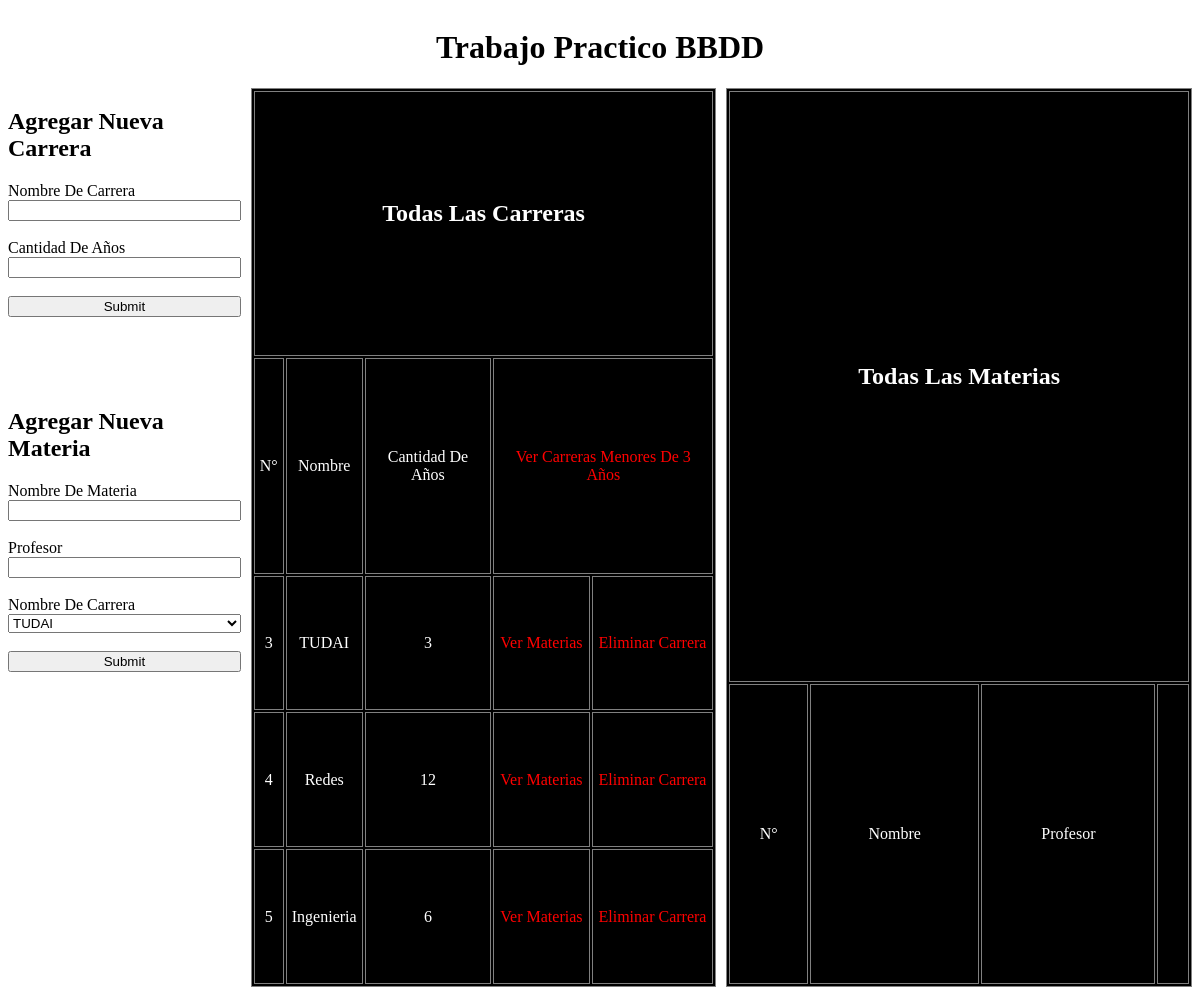
Screenshot of /ver_materias_por_carrera/4 with the database file from the repository.
### tables this page shows
CREATE TABLE `carrera` (
  `id_carrera` int(11) NOT NULL,
  `nombre` text NOT NULL,
  `cant_anios` int(11) NOT NULL
);

### controller/universityController.php (called while the page is built, shortened)
<?php
include_once('model/university_model.php');
include_once('view/view.php');
class universityController
{
    private $model;
    private $view;
    public function __construct()
    {
        $this->model = new university_model();
        $this->view = new view();
    }
    function ver_materias_por_carrera($id, $urlBase)
    {
        $matters = $this->model->get_matter_by_career($id);
        $this->view->secundaryView($urlBase, $matters);
    }
}

### model/university_model.php (called while the page is built, shortened)
<?php
class university_model
{
    private $db;
    public function __construct()
    {
        try {
            $this->db = new PDO('mysql:host=localhost;' . 'dbname=universidad_database;charset=utf8', 'root', '');
            $this->db->setAttribute(PDO::ATTR_ERRMODE, PDO::ERRMODE_EXCEPTION);
        } catch (PDOException $c) {
            echo ($c);
        }
    }
    public function getAllCarreras()
    {
        $query = $this->db->prepare('SELECT * FROM carrera');
        $query->execute();
        return $query->fetchAll(PDO::FETCH_OBJ);
    }
}

### view/view.php (the view, shortened to what this page needs)
<?php
include_once('model/university_model.php');
class view
{
    private $carreras;
    function __construct()
    {
        $this->carreras = new university_model();
    }
    public function secundaryView($urlBase, $matters)
    {
        $this->home($urlBase);
        $careers = $this->carreras->getAllCarreras();
        $this->mostrar_carreras($careers);
        $this->mostrar_materias($matters);
        $this->close_home();
    }
    public function home($urlBase)
    {
        $html = '<html lang="en">
    <head>
        <base href="' . $urlBase . '">
        <title>Universidad del alto Perú</title>
        <meta charset="UTF-8">
        <meta name="viewport" content="width=device-width, initial-scale=1.0">
        <meta http-equiv="X-UA-Compatible" content="ie=edge">
        <link rel="stylesheet" href="css/estilo.css">
    </head>
    <body>
    <div class="conteiner">
        <h1>Trabajo Practico BBDD</h1>
        <form action="nueva_carrera" method="POST" class="carrera">
            <h2>agregar nueva carrera</h2>
            <label class="visible">      nombre de carrera </label>
            <input type="text" name="carrera_name" >
            <label>----</label>
            <label class="visible">       cantidad de años </label>
            <input type="number" name="años" >
            <label>----</label>
            <input type="submit">
        </form>
        <form action="nueva_materia" method="POST" class="materia">
            <h2>Agregar nueva materia</h2>
            <label class="visible">     Nombre de materia </label>
            <input type="text" name="materia_name" >
            <label>----</label>
            <label class="visible">              Profesor </label>
            <input type="text" name="profesor_name" >
            <label>----</label>
            <label class="visible">     Nombre de carrera </label>
            <select name="carrera">';
        $careers = $this->carreras->getAllCarreras();
        foreach ($careers as $career) {
            $html .= '<option value="' . $career->id_carrera . '">' .  $career->nombre  . ' </option>';
        }
        $html .= ' </select>
            <label>----</label>
            <input type="submit">
            </form>';
        echo $html;
    }
    public function mostrar_carreras($careers)
    {
        $cont = 0;
        foreach ($careers as $c) {
            if (($c->cant_anios) > 3)
                $cont = 1;
        }
        $html = '<table class="tabla1">
            <tr>
                <td colspan="5">
                <h2>todas las carreras</h2>
                </td>
            </tr>
            <tr>
            <td>N°</td>
                <td>Nombre</td>
                <td>Cantidad de años</td>';
        if ($cont != 0) {
            $html .= '<td colspan="2"><a href="carreras_menores">ver carreras menores de 3 años</a></td>
                </tr>';
        } else {
            $html .= '<td colspan="2"><a href="home">ver todas las carreras</a></td>
                </tr>';
        }
        foreach ($careers as $carrera) {
            $html .= "<tr>";
            $html .= "<td> " .  $carrera->id_carrera . "</td>";
            $html .= "<td> " .  $carrera->nombre  . "</td>";
            $html .= "<td> " .  $carrera->cant_anios  . "</td>";
            $html .= '<td><a href="ver_materias_por_carrera/' . $carrera->id_carrera . '">ver materias</a></td>';
            $html .= '<td><a href="eliminar_carrera/' . $carrera->id_carrera . '">eliminar carrera</a></td>';
            $html .= "</tr>";
        }
        $html .= '</table>';
        echo $html;
    }
    public function mostrar_materias($matters)
    {
        $html = '<table class="tabla2">
                <tr>
                    <td colspan="5">
                        <h2>todas las materias</h2>
                        </td>
                        </tr>
                        <tr>
                    <td>N°</td>
                    <td>Nombre</td>
                    <td>profesor</td>
                    <td colspan="1"></td>
                </tr>';
        $html .= '</table>';
        echo $html;
    }
    public function close_home()
    {
        $html = '</div>
                </body>
                </html>';
        echo $html;
    }
}

### css/estilo.css (style rules this page uses)
* { text-transform: capitalize; }
.conteiner { display: grid; justify-items: center; grid-template-columns: 0.5fr 1fr 1fr; grid-column-gap: 10px; grid-template-rows: 0.5fr 2fr 2fr 2fr; grid-template-areas: "head head head" "form1 table1 table2" "form2 table1 table2" "gap table1 table2"; }
h1 { text-align: center; grid-area: "head"; grid-column: 1/4; }
a { text-decoration: none; color: red; }
form { display: flex; flex-direction: column; }
.carrera { grid-area: form1; }
.materia { grid-area: form2; }
table { width: 100%; text-align: center; background-color: black; color: white; border: 1px solid gray; }
.tabla1 { grid-area: table1; grid-row: 2/5; }
.tabla2 { grid-area: table2; grid-row: 2/5; }
tr { padding-top: 10px; padding-bottom: 10px; }
td { padding: 5px; border: 1px solid grey; color: white; }
label { visibility: hidden; }
.visible { visibility: visible; }

### rows the page displays
carrera: id_carrera "3", nombre "TUDAI", cant_anios "3"
carrera: id_carrera "4", nombre "Redes", cant_anios "12"
carrera: id_carrera "5", nombre "Ingenieria", cant_anios "6"

### other values shown
form field carrera "TUDAI"
